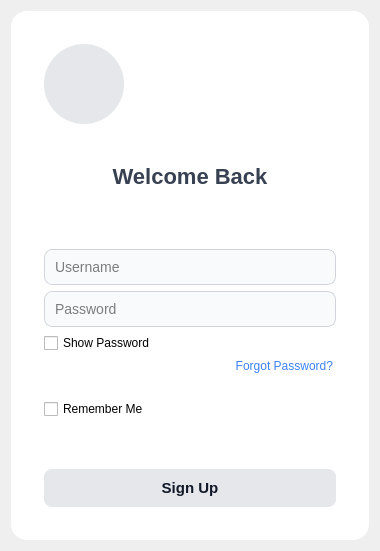
<?xml version="1.0" encoding="UTF-8"?>
<ui version="4.0">
 <class>LoginForm</class>
 <widget class="QWidget" name="LoginForm">
  <property name="geometry">
   <rect>
    <x>0</x>
    <y>0</y>
    <width>380</width>
    <height>500</height>
   </rect>
  </property>
  <property name="windowTitle">
   <string>Login</string>
  </property>
  <layout class="QVBoxLayout" name="verticalLayout">
   <item>
    <spacer name="verticalSpacer_top">
     <property name="orientation">
      <enum>Qt::Vertical</enum>
     </property>
     <property name="sizeHint" stdset="0">
      <size>
       <width>20</width>
       <height>20</height>
      </size>
     </property>
    </spacer>
   </item>

   <!-- Card Frame -->
   <item>
    <widget class="QFrame" name="loginFrame">
     <property name="styleSheet">
      <string notr="true">
        QFrame {
            background: #ffffff;
            border-radius: 16px;
            padding: 24px;
        }
        QLabel {
            font-size: 14px;
            color: #374151;
        }
        QLineEdit {
            border: 1px solid #d1d5db;
            border-radius: 8px;
            padding: 8px;
            font-size: 14px;
            background: #f9fafb;
        }
        QLineEdit:focus {
            border: 1px solid #3b82f6;
            background: #ffffff;
        }
        QPushButton {
            border: none;
            border-radius: 8px;
            padding: 10px;
            font-size: 15px;
            font-weight: bold;
        }
        QLineEdit, QCheckBox {
            color: black;
        }
        #loginButton {
            background-color: qlineargradient(x1:0, y1:0, x2:1, y2:0,
                                             stop:0 #3b82f6, stop:1 #2563eb);
            color: white;
        }
        #loginButton:hover {
            background-color: #1d4ed8;
        }
        #signUpButton {
            background: #e5e7eb;
            color: #111827;
        }
        #signUpButton:hover {
            background: #d1d5db;
        }
        #forgotPasswordLabel {
            color: #3b82f6;
            font-size: 12px;
        }
        #forgotPasswordLabel:hover {
            text-decoration: underline;
        }        
      </string>
     </property>

     <layout class="QVBoxLayout" name="formLayout" stretch="0,0,0,0,0,0,0,0">

      <!-- Avatar -->
      <item>
       <widget class="QLabel" name="avatarLabel">
        <property name="minimumSize">
         <size>
          <width>80</width>
          <height>80</height>
         </size>
        </property>
        <property name="maximumSize">
         <size>
          <width>80</width>
          <height>80</height>
         </size>
        </property>
        <property name="alignment">
         <set>Qt::AlignCenter</set>
        </property>
        <property name="styleSheet">
         <string notr="true">
            background: #e5e7eb;
            border-radius: 40px;
         </string>
        </property>
       </widget>
      </item>

      <!-- Title -->
      <item>
       <widget class="QLabel" name="titleLabel">
        <property name="styleSheet">
         <string notr="true">font-size:22px; font-weight:bold; margin:10px 0;</string>
        </property>
        <property name="text">
         <string>Welcome Back</string>
        </property>
        <property name="alignment">
         <set>Qt::AlignCenter</set>
        </property>
       </widget>
      </item>

      <!-- WarningLabel -->
      <item>
       <widget class="QLabel" name="warningLabel">
        <property name="text">
         <string></string>
        </property>
        <property name="alignment">
         <set>Qt::AlignLeft | Qt::AlignVCenter</set>
        </property>
        <property name="styleSheet">
         <string notr="true">
            color: red;
            font-size: 12px;
            margin: 0px;
            padding: 0px;
         </string>
        </property>
       </widget>
      </item>

      <!-- Username -->
      <item>
       <widget class="QLineEdit" name="usernameEdit">
        <property name="placeholderText">
         <string>Username</string>
        </property>
       </widget>
      </item>

      <!-- Password -->
      <item>
       <widget class="QLineEdit" name="passwordEdit">
        <property name="echoMode">
         <enum>QLineEdit::Password</enum>
        </property>
        <property name="placeholderText">
         <string>Password</string>
        </property>
       </widget>
      </item>

      <!-- Show password -->
      <item>
       <widget class="QCheckBox" name="showPasswordCheckBox">
        <property name="text">
         <string>Show Password</string>
        </property>
       </widget>
      </item>

      <!-- Forgot password -->
      <item>
       <widget class="QLabel" name="forgotPasswordLabel">
        <property name="text">
         <string>Forgot Password?</string>
        </property>
        <property name="alignment">
         <set>Qt::AlignRight</set>
        </property>
        <property name="styleSheet">
           <string notr="true">
            margin: 0px;
            margin-bottom: 20px;
            padding: 0px;
            color: #3b82f6;
            font-size: 12px;
           </string>
          </property>
       </widget>
      </item>

      <!-- Remember me -->
      <item>
       <widget class="QCheckBox" name="rememberCheckBox">
        <property name="text">
         <string>Remember Me</string>
        </property>
       </widget>
      </item>

      <!-- Buttons -->
      <item>
       <widget class="QPushButton" name="loginButton">
        <property name="text">
         <string>Login</string>
        </property>
       </widget>
      </item>
      <item>
       <widget class="QPushButton" name="signUpButton">
        <property name="text">
         <string>Sign Up</string>
        </property>
       </widget>
      </item>
     </layout>
    </widget>
   </item>

   <item>
    <spacer name="verticalSpacer_bottom">
     <property name="orientation">
      <enum>Qt::Vertical</enum>
     </property>
     <property name="sizeHint" stdset="0">
      <size>
       <width>20</width>
       <height>40</height>
      </size>
     </property>
    </spacer>
   </item>
  </layout>
 </widget>
 <resources/>
 <connections/>
</ui>
